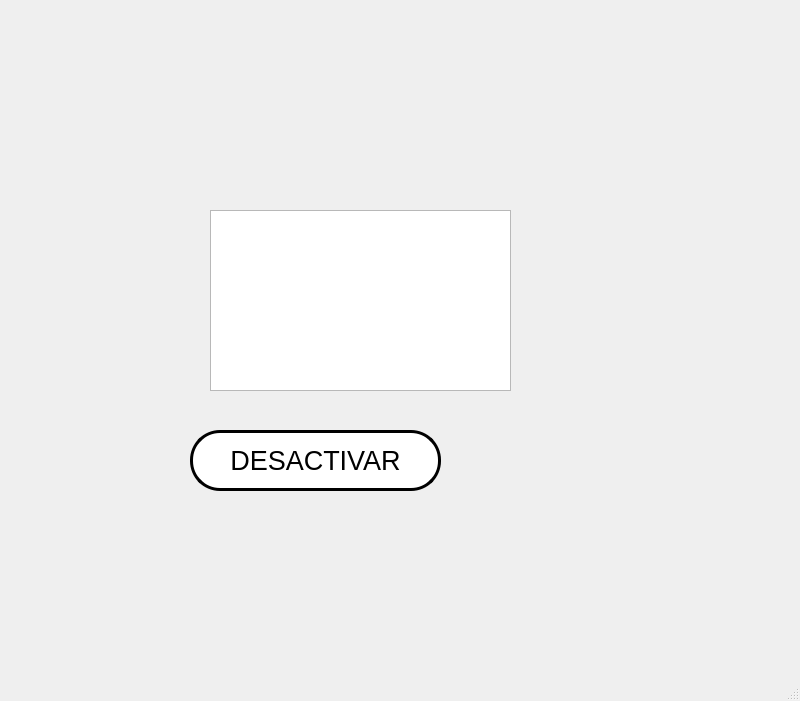
<?xml version="1.0" encoding="UTF-8"?>
<ui version="4.0">
 <class>MainWindow</class>
 <widget class="QMainWindow" name="MainWindow">
  <property name="geometry">
   <rect>
    <x>0</x>
    <y>0</y>
    <width>800</width>
    <height>701</height>
   </rect>
  </property>
  <property name="windowTitle">
   <string>MainWindow</string>
  </property>
  <widget class="QWidget" name="centralwidget">
   <widget class="QListWidget" name="listWidget">
    <property name="geometry">
     <rect>
      <x>210</x>
      <y>210</y>
      <width>301</width>
      <height>181</height>
     </rect>
    </property>
   </widget>
   <widget class="QPushButton" name="btn_desactivar">
    <property name="geometry">
     <rect>
      <x>190</x>
      <y>430</y>
      <width>251</width>
      <height>61</height>
     </rect>
    </property>
    <property name="font">
     <font>
      <pointsize>20</pointsize>
     </font>
    </property>
    <property name="styleSheet">
     <string notr="true">background-color: rgb(255, 255, 255);
border-radius: 30px;
border: 3px solid black;</string>
    </property>
    <property name="text">
     <string>DESACTIVAR</string>
    </property>
   </widget>
   <widget class="QLabel" name="label_3">
    <property name="geometry">
     <rect>
      <x>10</x>
      <y>10</y>
      <width>161</width>
      <height>141</height>
     </rect>
    </property>
    <property name="styleSheet">
     <string notr="true"/>
    </property>
    <property name="text">
     <string/>
    </property>
    <property name="pixmap">
     <pixmap resource="../Archivos/Recursos.qrc">:/UAT LOGOS/Logo UAT.png</pixmap>
    </property>
    <property name="scaledContents">
     <bool>true</bool>
    </property>
   </widget>
   <widget class="QLabel" name="label_4">
    <property name="geometry">
     <rect>
      <x>500</x>
      <y>0</y>
      <width>281</width>
      <height>211</height>
     </rect>
    </property>
    <property name="styleSheet">
     <string notr="true"/>
    </property>
    <property name="text">
     <string/>
    </property>
    <property name="pixmap">
     <pixmap resource="../Archivos/Recursos.qrc">:/UAT LOGOS/logo facultad de ingenieria uat.png</pixmap>
    </property>
    <property name="scaledContents">
     <bool>true</bool>
    </property>
   </widget>
   <widget class="QLabel" name="label_7">
    <property name="geometry">
     <rect>
      <x>530</x>
      <y>440</y>
      <width>191</width>
      <height>181</height>
     </rect>
    </property>
    <property name="styleSheet">
     <string notr="true"/>
    </property>
    <property name="text">
     <string/>
    </property>
    <property name="pixmap">
     <pixmap resource="../Archivos/Recursos.qrc">:/Equipo LOGO/logo equipo 3.jpg</pixmap>
    </property>
    <property name="scaledContents">
     <bool>true</bool>
    </property>
   </widget>
  </widget>
  <widget class="QMenuBar" name="menubar">
   <property name="geometry">
    <rect>
     <x>0</x>
     <y>0</y>
     <width>800</width>
     <height>26</height>
    </rect>
   </property>
  </widget>
  <widget class="QStatusBar" name="statusbar"/>
 </widget>
 <resources>
  <include location="../Archivos/Recursos.qrc"/>
  <include location="../Archivos/Recursos.qrc"/>
 </resources>
 <connections/>
</ui>
